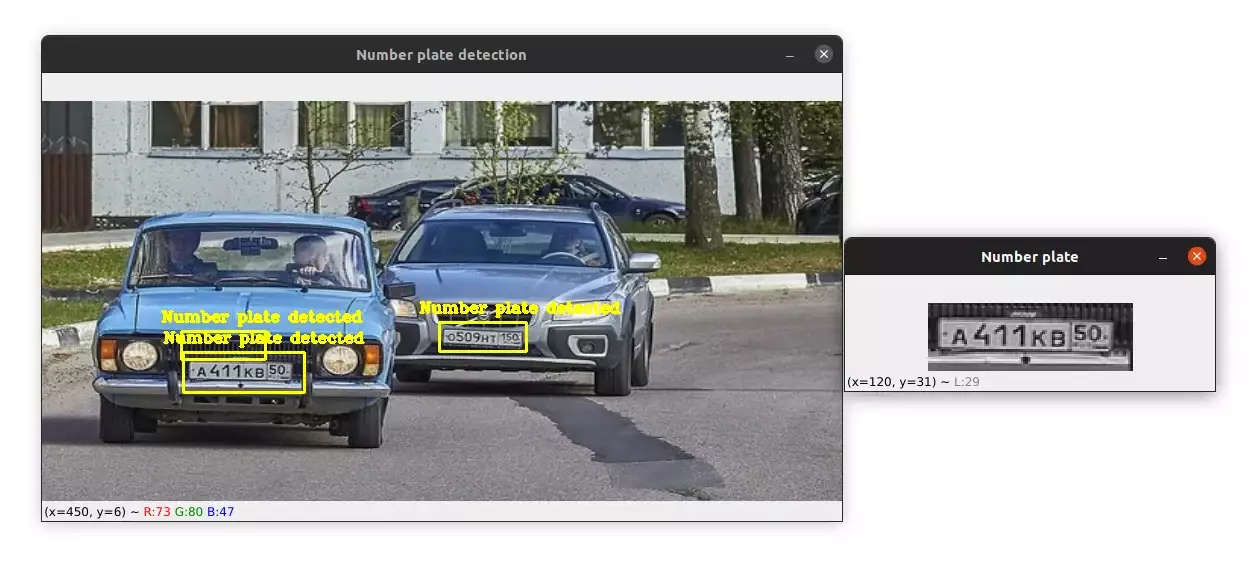
#> input picture src/plate_checker/assets/1.webp, 1249 x 561 px, given in place of the camera
$ python 'test stolen.py'
#> lines starting #> are read from the running program, lines starting #| are printed output that depends on the picture; after the words box and inside, x2 and y2 are one past the last pixel; in counts of white or black regions, pixels touching at a corner belong together
import cv2
import numpy as np
import imutils
def adjust_contrast_and_brightness(cap, contrast=1.5, brightness=0):
    # Set the width and height of the video stream
#> called with contrast = 1.5, brightness = 10
    width = 640
    height = 480

    # Set the codec and create VideoWriter object
    fourcc = cv2.VideoWriter_fourcc(*'XVID')
    out = cv2.VideoWriter('output.avi', fourcc, 20.0, (width, height))

    while True:
        # Capture frame-by-frame
        ret, frame = cap.read()
#> frame is the input picture: shape (561, 1249, 3); mean B, G, R 172.7, 172.7, 171.4

        # Convert the frame to grayscale
        gray = cv2.cvtColor(frame, cv2.COLOR_BGR2GRAY)
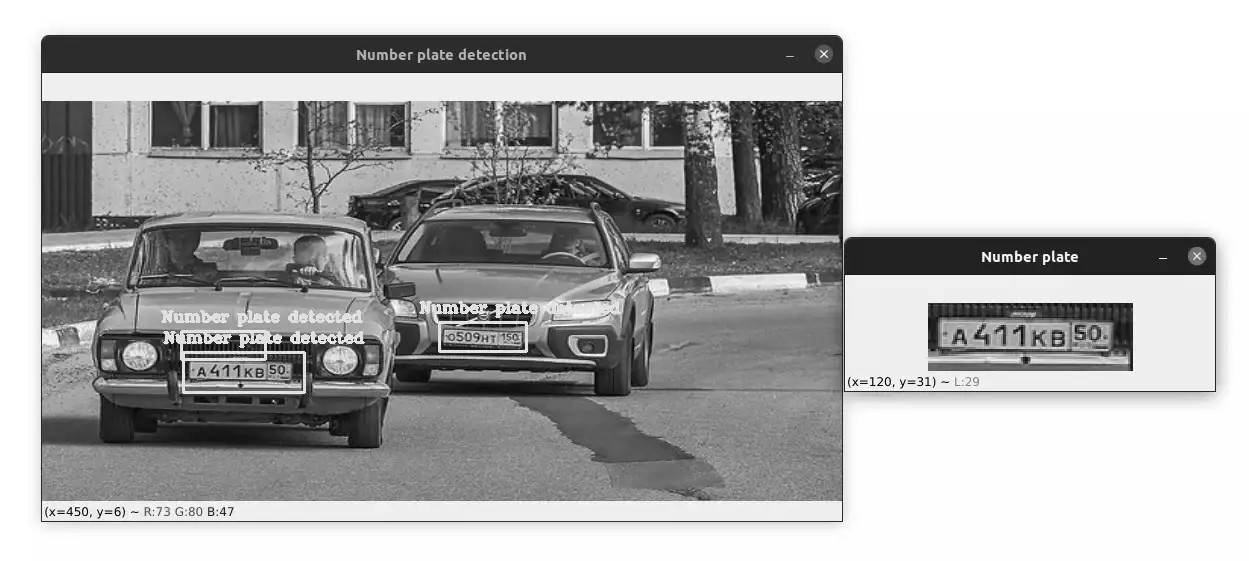
#> gray: shape (561, 1249); min 0, max 255, mean 172.2

        # Adjust the contrast and brightness
        factor = (259 * (contrast + 255)) / (255 * (259 - contrast))
        gray = cv2.addWeighted(gray, factor, np.zeros(gray.shape, gray.dtype), 0, brightness)

        # Write the modified frame
        out.write(gray)
        image = cv2.adaptiveThreshold(gray, 255, cv2.ADAPTIVE_THRESH_MEAN_C, cv2.THRESH_BINARY, 5, 2)
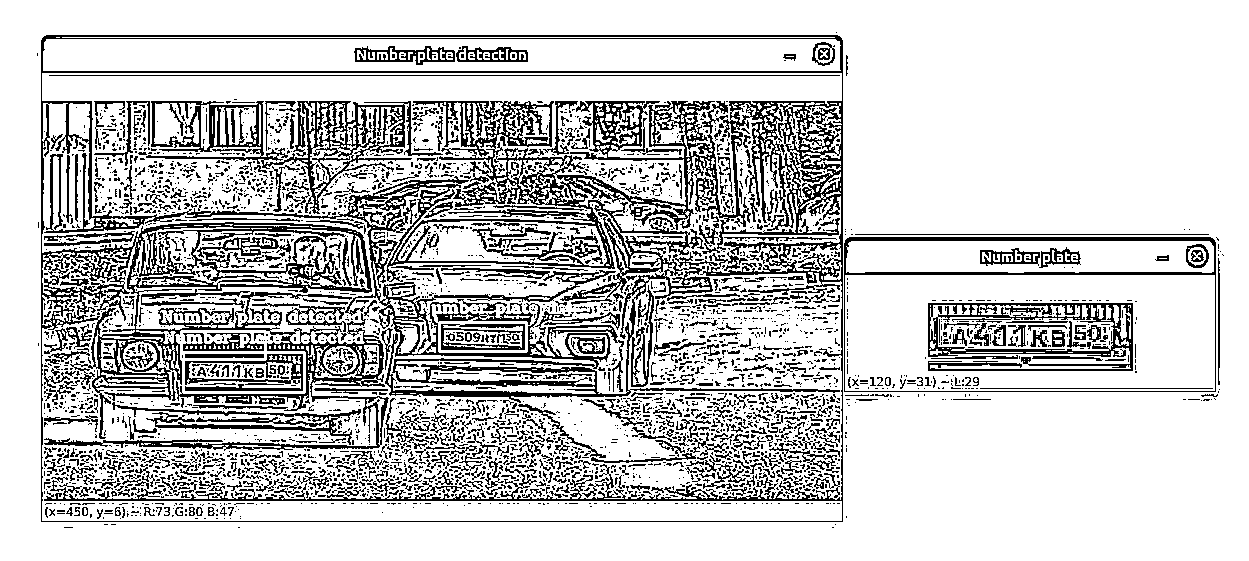
#> image: shape (561, 1249); 79.3% white; black in thin lines or dots, all inside (x1, y1, x2, y2) = (37, 32, 1224, 528)

    # Invert the colors
        image = cv2.bitwise_not(image)
        # Display the resulting frame
        cv2.imshow('Grayscale Video', image)
        #edged = cv2.Canny(gray, 30, 50)
        #cv2.imshow('Cropped', edged)
        #cv2.imshow('car1', grey)

        # Find contours
        contours = cv2.findContours(image, cv2.RETR_TREE, cv2.CHAIN_APPROX_TC89_L1)
#> contours = 4692 contours, 4058 with area under 20; largest, box (x1, y1, x2, y2) and area: (41, 35, 843, 522) 389268, (41, 102, 843, 522) 157520, (41, 72, 843, 265) 74360, (844, 237, 1216, 392) 57115, (844, 274, 1216, 392) 42921
        contours = imutils.grab_contours(contours)
        contours = sorted(contours, key=cv2.contourArea, reverse=True)[:20]
#> contours = 20 contours; largest, box (x1, y1, x2, y2) and area: (41, 35, 843, 522) 389268, (41, 102, 843, 522) 157520, (41, 72, 843, 265) 74360, (844, 237, 1216, 392) 57115, (844, 274, 1216, 392) 42921

        screenCnt = None

        for c in contours:
            peri = cv2.arcLength(c, True)
            approx = cv2.approxPolyDP(c, 0.018 * peri, True)
            area = cv2.contourArea(c)

            # Filter contours based on area
            if area < 0 or area > 2000:
                continue

            # Filter contours based on number of vertices (approximation)
            if len(approx) != 4:
                continue

            # Calculate aspect ratio and filter contours based on it
            x, y, w, h = cv2.boundingRect(approx)
            aspect_ratio = float(w) / h
            if aspect_ratio < 3 or aspect_ratio > 5:
                continue

            # Calculate angles and filter contours based on angle deviation
            angles = []
            for i in range(4):
                pt1 = approx[i][0]
                pt2 = approx[(i + 1) % 4][0]
                pt3 = approx[(i + 2) % 4][0]
                v1 = pt1 - pt2
                v2 = pt3 - pt2
                angle = np.arccos(np.dot(v1, v2) / (np.linalg.norm(v1) * np.linalg.norm(v2)))
                angles.append(np.degrees(angle))

            # Filter contours based on angle deviation
            if not all(abs(90 - angle) < 20 for angle in angles):
                continue


            screenCnt = approx
            break
#> this loop made 20 passes
#> (peri, area) on passes 2, 3, 7, 9, 10, 11, 12, 13, 14, 15, 16, 18: (18129.9, 157520), (5267.5, 74360.5), (5548.5, 20638), (2384.5, 12017), (1639.6, 11265), (1147.6, 7370.5), (1242.6, 6603), (754.8, 5422), (1159.5, 3890), (576.7, 2937.5), (1015.6, 2354.5), (399.4, 1784)
#> (peri, approx, area) on passes 1, 4, 5, 6, 8, 17: (2568.8, [[42, 38], [41, 521], [842, 521], [839, 36]], 389267.5), (1044.7, [[845, 240], [844, 391], [1215, 391], [1210, 237]], 57115), (972, [[845, 274], [1215, 275], [1214, 391], [844, 390]], 42921), (1656.6, [[42, 51], [835, 38], [841, 70]], 25137), (796.3, [[851, 240], [1214, 246], [1211, 273], [846, 273]], 12105.5), (216, [[441, 324], [441, 349], [524, 349], [524, 324]], 2031.5)


        if screenCnt is not None:


            # Extract license plate region
            (x, y, w, h) = cv2.boundingRect(screenCnt)
            if y >20 and x>20 :
                cropped = frame[y:y+h, x:x+w]
                grey = cv2.cvtColor(frame, cv2.COLOR_BGR2GRAY)
                cropped = cv2.resize(cropped, (400, 130))
                cv2.imshow('Cropped', cropped)
                cv2.drawContours(frame, [screenCnt], -1, (0, 0, 255), 3)
                cv2.imshow('Cropped1', frame)

        # Exit the loop on 'q' key press
        if cv2.waitKey(1) & 0xFF == ord('q'):
#> (key q is pressed here)
            break

    # Release everything when done
    cap.release()
    out.release()
    cv2.destroyAllWindows()

# Open the webcam
cap = cv2.VideoCapture(0)

# Set the width and height of the video stream
cap.set(cv2.CAP_PROP_FRAME_WIDTH, 640)
cap.set(cv2.CAP_PROP_FRAME_HEIGHT, 480)

# Call the function
adjust_contrast_and_brightness(cap, contrast=1.5, brightness=10)
